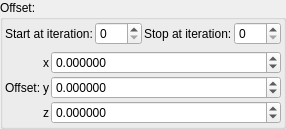
    <widget class="QGroupBox" name="groupBox_5">
     <property name="title">
      <string>Offset:</string>
     </property>
     <layout class="QVBoxLayout" name="verticalLayout_10">
      <property name="leftMargin">
       <number>2</number>
      </property>
      <property name="topMargin">
       <number>2</number>
      </property>
      <property name="rightMargin">
       <number>2</number>
      </property>
      <property name="bottomMargin">
       <number>2</number>
      </property>
      <item>
       <layout class="QGridLayout" name="gridLayout_69">
        <property name="spacing">
         <number>2</number>
        </property>
        <item row="1" column="2">
         <widget class="QLabel" name="label_259">
          <property name="text">
           <string>Stop at iteration:</string>
          </property>
         </widget>
        </item>
        <item row="1" column="3">
         <widget class="MySpinBox" name="spinboxInt_transf_stop_iterations_G">
          <property name="sizePolicy">
           <sizepolicy hsizetype="Minimum" vsizetype="Maximum">
            <horstretch>0</horstretch>
            <verstretch>0</verstretch>
           </sizepolicy>
          </property>
          <property name="maximum">
           <number>999</number>
          </property>
         </widget>
        </item>
        <item row="1" column="1">
         <widget class="MySpinBox" name="spinboxInt_transf_start_iterations_G">
          <property name="sizePolicy">
           <sizepolicy hsizetype="Minimum" vsizetype="Maximum">
            <horstretch>0</horstretch>
            <verstretch>0</verstretch>
           </sizepolicy>
          </property>
          <property name="maximum">
           <number>999</number>
          </property>
         </widget>
        </item>
        <item row="1" column="0">
         <widget class="QLabel" name="label_260">
          <property name="text">
           <string>Start at iteration:</string>
          </property>
         </widget>
        </item>
       </layout>
      </item>
      <item>
       <layout class="QGridLayout" name="gridLayout_70" columnstretch="0,0,0,1">
        <property name="spacing">
         <number>2</number>
        </property>
        <item row="0" column="2">
         <widget class="QLabel" name="label_121">
          <property name="text">
           <string notr="true">x</string>
          </property>
         </widget>
        </item>
        <item row="1" column="1">
         <widget class="QLabel" name="label_261">
          <property name="text">
           <string>Offset:</string>
          </property>
         </widget>
        </item>
        <item row="2" column="2">
         <widget class="QLabel" name="label_122">
          <property name="text">
           <string notr="true">z</string>
          </property>
         </widget>
        </item>
        <item row="1" column="2">
         <widget class="QLabel" name="label_115">
          <property name="text">
           <string notr="true">y</string>
          </property>
         </widget>
        </item>
        <item row="0" column="3">
         <widget class="MyDoubleSpinBox" name="spinbox3_transf_offset_000_x">
          <property name="sizePolicy">
           <sizepolicy hsizetype="Minimum" vsizetype="Maximum">
            <horstretch>0</horstretch>
            <verstretch>0</verstretch>
           </sizepolicy>
          </property>
          <property name="prefix">
           <string/>
          </property>
          <property name="suffix">
           <string/>
          </property>
          <property name="decimals">
           <number>6</number>
          </property>
          <property name="minimum">
           <double>-99.989999999999995</double>
          </property>
          <property name="maximum">
           <double>99.989999999999995</double>
          </property>
          <property name="singleStep">
           <double>0.100000000000000</double>
          </property>
         </widget>
        </item>
        <item row="1" column="3">
         <widget class="MyDoubleSpinBox" name="spinbox3_transf_offset_000_y">
          <property name="sizePolicy">
           <sizepolicy hsizetype="Minimum" vsizetype="Maximum">
            <horstretch>0</horstretch>
            <verstretch>0</verstretch>
           </sizepolicy>
          </property>
          <property name="prefix">
           <string/>
          </property>
          <property name="suffix">
           <string/>
          </property>
          <property name="decimals">
           <number>6</number>
          </property>
          <property name="minimum">
           <double>-99.989999999999995</double>
          </property>
          <property name="maximum">
           <double>99.989999999999995</double>
          </property>
          <property name="singleStep">
           <double>0.100000000000000</double>
          </property>
         </widget>
        </item>
        <item row="2" column="3">
         <widget class="MyDoubleSpinBox" name="spinbox3_transf_offset_000_z">
          <property name="sizePolicy">
           <sizepolicy hsizetype="Minimum" vsizetype="Maximum">
            <horstretch>0</horstretch>
            <verstretch>0</verstretch>
           </sizepolicy>
          </property>
          <property name="prefix">
           <string/>
          </property>
          <property name="suffix">
           <string/>
          </property>
          <property name="decimals">
           <number>6</number>
          </property>
          <property name="minimum">
           <double>-99.989999999999995</double>
          </property>
          <property name="maximum">
           <double>99.989999999999995</double>
          </property>
          <property name="singleStep">
           <double>0.100000000000000</double>
          </property>
         </widget>
        </item>
       </layout>
      </item>
     </layout>
    </widget>
